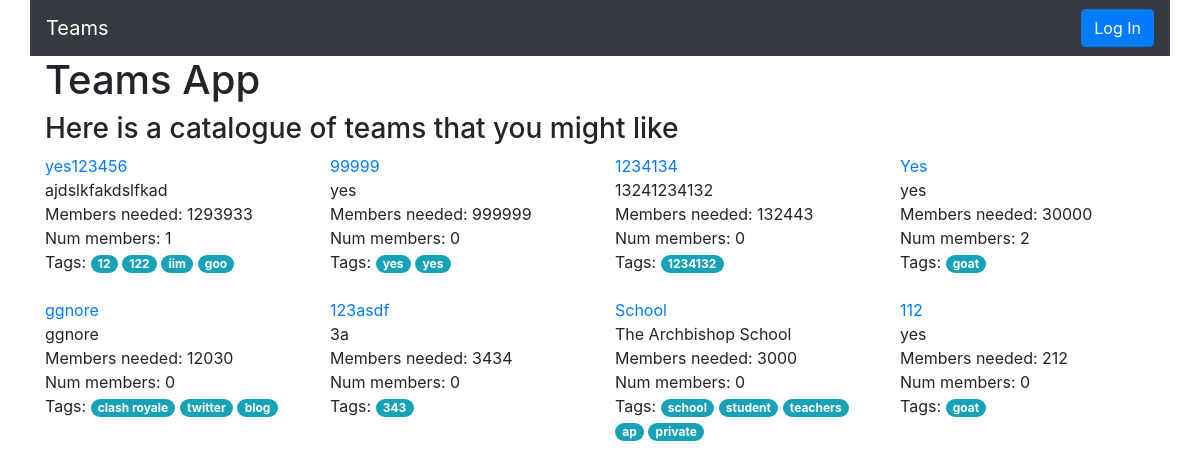
The app's page /app/ with its own data.
### teamApp/models.py (models this page shows, shortened)
class Team(models.Model):
    project_name = models.CharField(max_length=200, default="Untitled")
    num_members = models.IntegerField(default=0)
    members_needed = models.IntegerField(default=0)
    project_description = models.TextField(max_length=1000)
    members = models.ManyToManyField(User)

class TeamTag(models.Model):
    name = models.CharField(max_length=100)
    teamTagged = models.ForeignKey(Team, blank=True, on_delete=models.CASCADE)
    def __str__(self):
        return self.name

### teamApp/views.py (the view, shortened to what this page needs)
# urls.py: path('', views.IndexView.as_view(), name='index'),
class IndexView(View):
    def get(self, request):
        user = request.user
        allTeams = Team.objects.order_by("-members_needed")[:8]
        context = {
            'allTeams': allTeams,
            'user': user
        }
        if user.is_authenticated:
            context['userTeams'] = user.team_set.all().order_by("-members_needed")[:8]
        return render(request, 'teamApp/index.html', context)

### teamApp/templates/teamApp/index.html (shortened to what this page needs)
<!DOCTYPE html>
<html>
  <head>
    <link rel="stylesheet" href="https://maxcdn.bootstrapcdn.com/bootstrap/4.4.1/css/bootstrap.min.css" />
  </head>
  <body class="container">
    <div>
      <nav class="navbar row navbar-expand-sm navbar-expand-md navbar-inverse navbar-dark bg-dark">
          <a class="navbar-brand" href="{% url 'index' %}">
              <span class="logo">Teams</span>
          </a>
          <ul class="navbar-nav collapse navbar-collapse" id="collapsibleNavbar">
              <li class="navbar-item ml-auto">
                  <form method="POST">
                    {% if user.is_authenticated %}
                      <input type="hidden" name="logout" value="logout"></input>
                      <button type="submit" class="btn btn-primary">Logout</button>
                    {% else %}
                      <button type="submit" class="btn btn-primary">Log In</button>
                    {% endif %}
                  </form>
              </li>
          </ul>
      </nav>
      <h1>Teams App</h1>
      <h3>Here is a catalogue of teams that you might like</h3>
      <div class="row">
        {% for team in allTeams %}
        <div class="col-md-3">
          <div class="text-primary">
            <a href="teams\{{team.id}}">{{team.project_name}}</a>
          </div>
          <div class="text">
            {{team.project_description}}
            <br />
            Members needed: {{team.members_needed}}
            <br />
            Num members: {{team.num_members}}
            <div>
              Tags:
              {% for tag in team.teamtag_set.all %}
              <span class="badge badge-pill badge-info">{{tag}}</span>
              {% endfor %}
            </div>
          </div>
          <br />
        </div>
        {% endfor %}
      </div>
    </div>
  </body>
</html>

### records on screen
Team: project_name "yes123456", project_description "ajdslkfakdslfkad", members_needed "1293933", num_members "1"
TeamTag: name "12"
TeamTag: name "122"
TeamTag: name "iim"
TeamTag: name "goo"
Team: project_name "99999", project_description "yes", members_needed "999999", num_members "0"
TeamTag: name "yes"
TeamTag: name "yes"
Team: project_name "1234134", project_description "13241234132", members_needed "132443", num_members "0"
TeamTag: name "1234132"
Team: project_name "Yes", project_description "yes", members_needed "30000", num_members "2"
TeamTag: name "goat"
Team: project_name "ggnore", project_description "ggnore", members_needed "12030", num_members "0"
TeamTag: name "clash royale"
TeamTag: name "twitter"
TeamTag: name "blog"
Team: project_name "123asdf", project_description "3a", members_needed "3434", num_members "0"
TeamTag: name "343"
Team: project_name "School", project_description "The Archbishop School", members_needed "3000", num_members "0"
TeamTag: name "school"
TeamTag: name "student"
TeamTag: name "teachers"
TeamTag: name "ap"
TeamTag: name "private"
Team: project_name "112", project_description "yes", members_needed "212", num_members "0"
TeamTag: name "goat"
